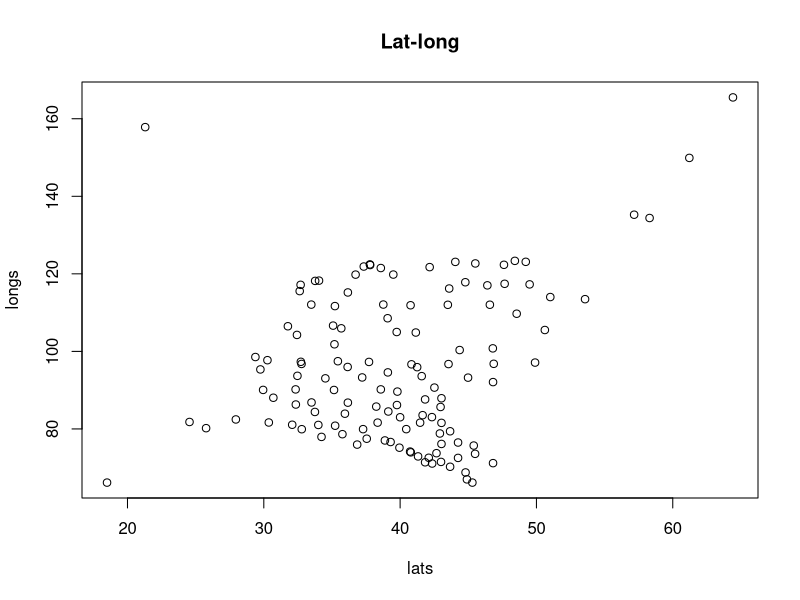
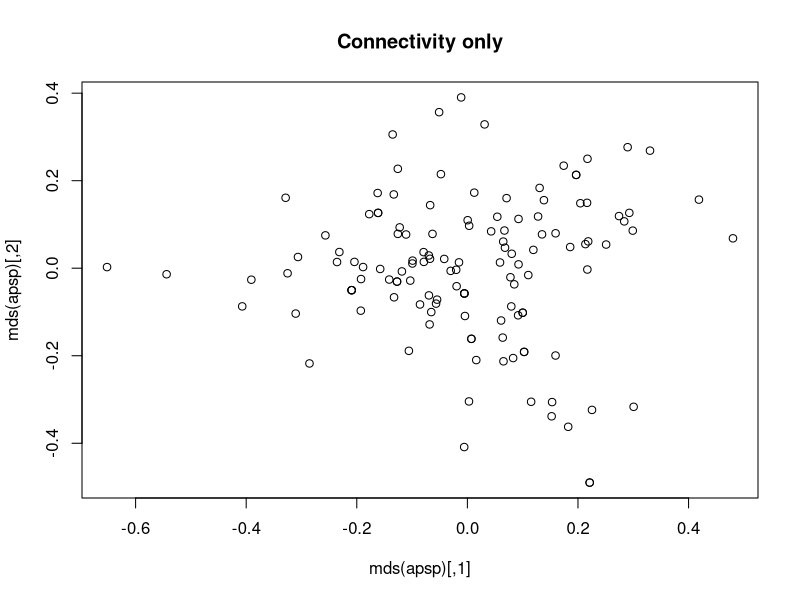
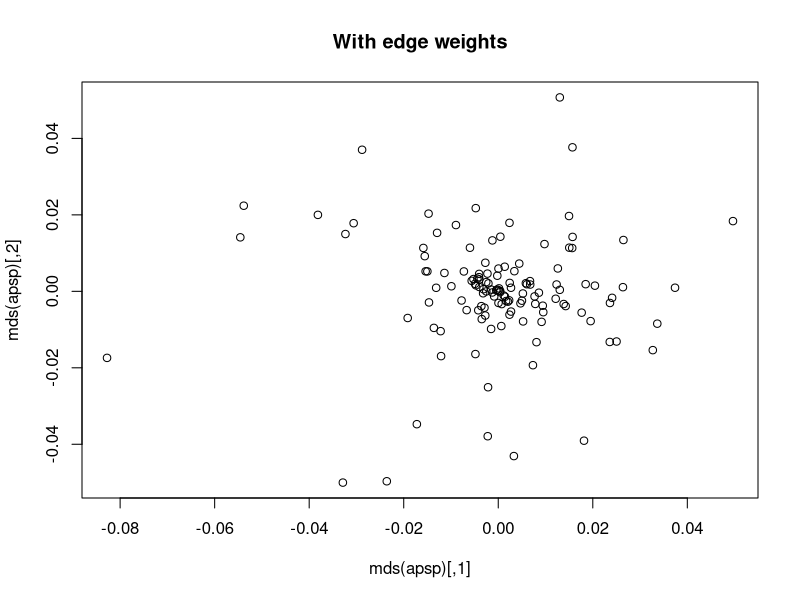

Write the R code that produced these figures, in order.
## ---- chunk 1
setwd('~/github/misc/ee378b')
cities <- read.table('cities.txt', sep = '\t', skip = 2)
colnames(cities) <- c('city', 'latdeg', 'latmin', 'longdeg', 'longmin')
lats <- cities$latdeg + cities$latmin/60
longs <- cities$longdeg + cities$longmin/60
## ---- chunk 2
z <- sin(pi * lats/180)
y <- cos(pi * lats/180) * sin(pi * longs/180)
x <- cos(pi * lats/180) * cos(pi * longs/180)
pos <- cbind(x, y, z)
## ---- chunk 3
ips <- pos %*% t(pos)
ips[ips > 1] <- 1
dm <- acos(ips)
## ---- chunk 4
plot(lats, longs)
title("Lat-long")
## ---- chunk 5
diag(dm) <- Inf
adj <- apply(dm, 1, function(v) { 
    as.numeric(v < sort(v)[6])
  })
adj <- adj + t(adj)
adj[adj > 1] <- 1
## ---- chunk 6
apsp <- adj
apsp[apsp == 0] <- Inf
diag(apsp) <- 0

minplusmult <- function(a, b) {
  n <- dim(a)[1]
  p <- dim(a)[2]
  q <- dim(b)[2]
  c <- matrix(0, n, q)
  for (i in 1:n) {
    for (j in 1:q) {
      c[i, j] <- min(a[i, ] + b[, j])
    }
  }
  c
}

while(sum(apsp == Inf) > 0) apsp <- minplusmult(apsp, apsp)
## ---- chunk 7
a <- apsp
mds <- function(a, d = 2) {
  n <- dim(a)[1]
  u <- t(t(rep(1, n)))
  tu <- t(u)
  b <- a - (1/n) * u %*% (tu %*% a) - (1/n) * (a %*% u) %*% tu + mean(a)
  res <- eigen(b)
  coords <- res$vectors[, 1:d] %*% diag(sqrt(res$values[1:d]))
  coords
}
plot(mds(apsp), main = "Connectivity only")
## ---- chunk 8
apsp <- adj * dm
apsp[apsp == 0] <- Inf
diag(apsp) <- 0
while(sum(apsp == Inf) > 0) apsp <- minplusmult(apsp, apsp)
plot(mds(apsp), main = "With edge weights")
